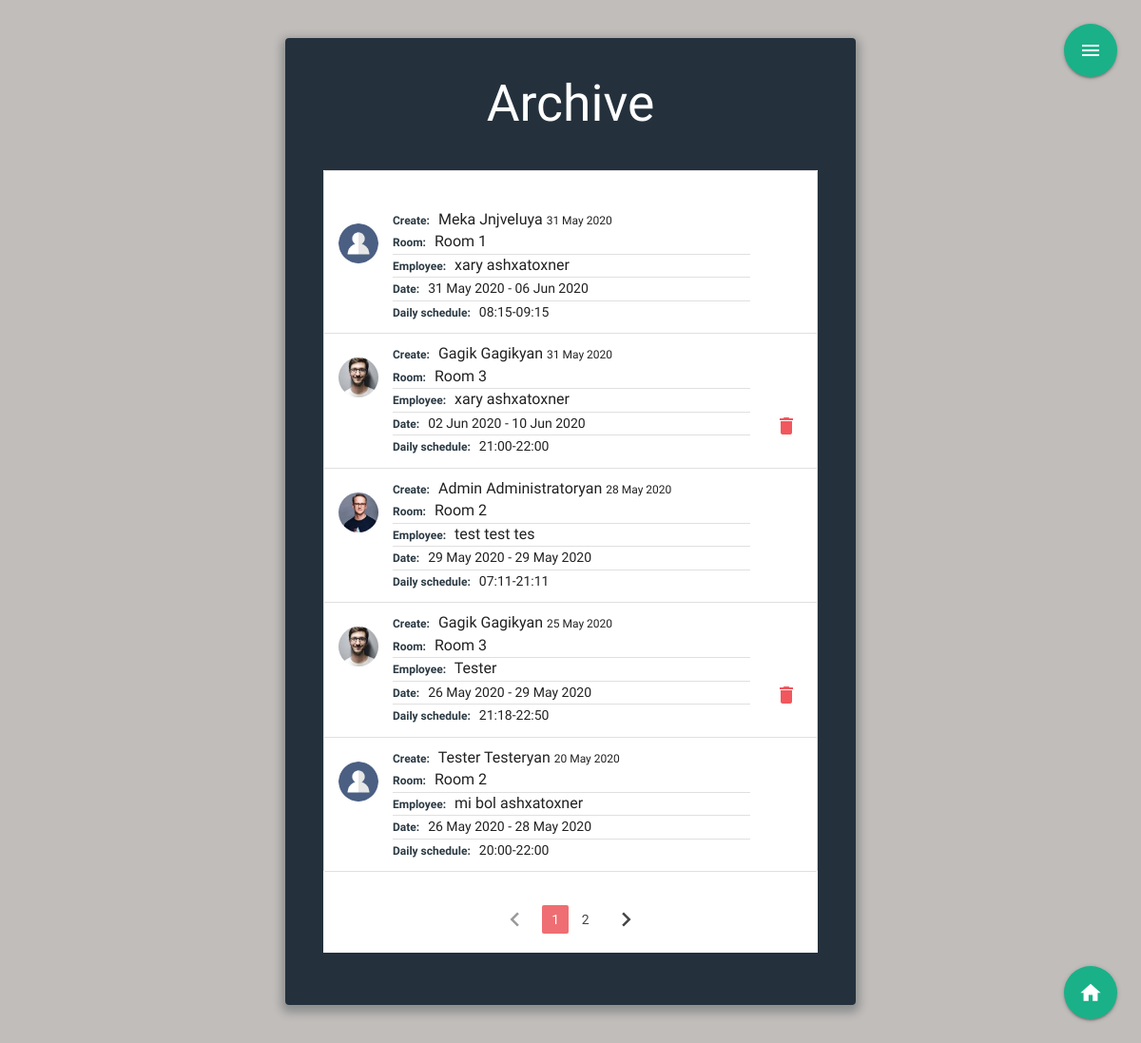
Page /archive (signed in) on the committed database.
### meeting_app/models.py (models this page shows, shortened)
class Meeting(db.Model):
  id = db.Column(db.Integer, primary_key=True)
  room = db.Column(db.String(100), nullable=False)
  employee = db.Column(db.String(250), nullable=False)
  start_date = db.Column(db.Date, nullable=False)
  end_date = db.Column(db.Date)
  start_time = db.Column(db.Time, nullable=False)
  end_time = db.Column(db.Time, nullable=False)
  created_date = db.Column(db.DateTime, nullable=False, default=datetime.utcnow)
  user_id = db.Column(db.Integer, db.ForeignKey('user.id'), nullable=False)

class User(db.Model, UserMixin):
  id = db.Column(db.Integer, primary_key=True)
  fname = db.Column(db.String(60), nullable=False)
  lname = db.Column(db.String(60), nullable=False)
  email = db.Column(db.String(120), unique=True, nullable=False)
  image_file = db.Column(db.String(20), nullable=False, default='avatar.png')
  usertype = db.Column(db.String(20), nullable=False, default="user")
  password = db.Column(db.String(60), nullable=False)
  created_meetings = db.relationship('Meeting', backref='author', lazy=True)

### meeting_app/meetings/routes.py (the view)
@meetings.route("/archive", methods=['GET', "POST"])
@login_required
def archive():
  page=request.args.get('page',1,type=int)
  current_date = datetime(datetime.today().year, datetime.today().month, datetime.today().day)
  date_now = current_date - timedelta(days = 1)
  meetings = Meeting.query.filter(Meeting.end_date <= date_now).order_by(Meeting.created_date.desc()).paginate(page=page,per_page=5)
  image_file = url_for('static', filename='/img/' + current_user.image_file)
  return render_template("archive.html", isIndex=True,image_file=image_file,meetings=meetings,legend="Archive")

### meeting_app/models.py (called while the page is built)
@login_manager.user_loader
def load_user(user_id):
  return User.query.get(int(user_id))

### meeting_app/templates/archive.html (shortened to what this page needs)
{%extends "layout.html"%}
{% block content %}
<div class="wrap">
    <h2>{{legend}}</h2>
<div id="shedule">
 <ul class="collection">
  {% for meeting in meetings.items %}
    <li class="collection-item avatar">
    <a href="{{url_for('users.user_reserves', id=meeting.author.id)}}">
      <div class="img-wrapper circle">
        <div class="img " style="background-image: url({{url_for('static', filename='img/'+meeting.author.image_file, )}})"></div>
      </div>
    </a>
      <span class="title5 collection-title">Create:</span>
      <a href=""></a>{{meeting.author.fname}} {{meeting.author.lname}} </a>
      <span class="small-text">{{meeting.created_date.strftime('%d %b %Y')}}  </span>
      <p>
        <span class="collection-title">Room:</span>    {{meeting.room}}
        <p class="divider"></p>
        <span class="collection-title">Employee:</span> {{meeting.employee}}
        <p class="divider"></p>
        {% if meeting.end_date %}
          <span class="collection-title">Date:</span> <span class="date">{{ meeting.start_date.strftime('%d %b %Y')}} -
          {{meeting.end_date.strftime('%d %b %Y')}} </span>
        {% else %}
        <span class="date"> {{ meeting.start_date.strftime('%d %b %Y')}}</span>
        {% endif %}
        <p class="divider"></p>
        <span class="collection-title">Daily schedule:</span> <span class="date">{{meeting.start_time.strftime('%H:%M')}}-{{meeting.end_time.strftime('%H:%M')}}</span>
      </p>
      {% if (meeting.author == current_user or current_user.usertype=="admin") %}
      <div class="action-buttons-wrapper">
        <a class="waves-effect waves-light modal-trigger secondary-content" href="#modal" data-id="{{url_for('meetings.delete_reserve',meeting_id = meeting.id)}}">  <i class="material-icons ">delete</i></a>
      </div>
      {%endif %}
    </li>
    {%endfor%}
  </ul>
  <ul class="pagination">
    {% if meetings.has_prev %}
    <li class="arrow"><a  href="{{ url_for('meetings.archive',page=meetings.prev_num)}}"><i class="material-icons">chevron_left</i></a></li>
    {% else %}
    <li class="disabled"><a href="#!"><i class="material-icons">chevron_left</i></a></li>
    {% endif %}
    {% for page_num in meetings.iter_pages(left_edge=1, right_edge=1, left_current=1,right_current=2) %}
      {% if page_num %}
        {% if meetings.page ==page_num %}
          <li class="active"> <a href="{{ url_for('meetings.archive',page=page_num)}}">{{page_num}}</a></li>
        {% else %}
          <li class="waves-effect pag-element"> <a href="{{ url_for('meetings.archive',page=page_num)}}">{{page_num}}</a></li>
        {% endif %}
      {% else %}
        <span>...</span>
      {% endif %}
    {% endfor %}
    {% if meetings.has_next %}
      <li class="arrow"><a href="{{ url_for('meetings.archive',page=meetings.next_num)}}"><i class="material-icons">chevron_right</i></a></li>
    {% else %}
    <li class="disabled"><a href="#!"><i class="material-icons">chevron_right</i></a></li>
    {% endif %}
  </ul>
</div>
{% if url_for(request.endpoint) != "/archive" %}
<div class="fixed-button-wrapper">
  <a class="btn-floating btn-large " href="{{url_for('meetings.reserve_new')}}" title="Add Meeting"><i class="material-icons">add</i></a>
</div>
{% else %}
  <div class="fixed-button-wrapper">
    <a class="btn-floating btn-large" href="{{url_for('main.index')}}"><i class="material-icons">home</i></a>
  </div>
{% endif %}
</div>
{% endblock %}

### meeting_app/static/css/style.css (style rules this page uses)
*, *:before, *:after { box-sizing: border-box; outline: none; }
html { overflow-y: scroll; }
body { background: #c1bdba; font-family: "Titillium Web", sans-serif; }
a { text-decoration: none; color: #1ab188; transition: 0.5s ease; }
.wrap { background: rgba(19, 35, 47, 0.9); padding: 40px; max-width: 600px; margin: 40px auto; border-radius: 4px; box-shadow: 0 4px 10px 4px rgba(19, 35, 47, 0.3); }
h1, h2 { text-align: center; color: #ffffff; font-weight: 300; margin: 0 0 40px; }
.collection .collection-item { position: relative; padding-right: 70px; }
#shedule { background-color: #fff; }
.fixed-button-wrapper { position: fixed; right: 25px; bottom: 25px; }
.fixed-button-wrapper .btn-floating { background-color: #1ab188; }
.fixed-button-wrapper .btn-floating i { font-size: 1.7rem; }
#shedule .img-wrapper { position: absolute; width: 42px; height: 42px; overflow: hidden; left: 15px; top: 25px; display: inline-block; vertical-align: middle; }
#shedule .img-wrapper .img { position: absolute; top: 0; left: 0; bottom: 0; right: 0; background-size: cover; background-repeat: no-repeat; background-position: center; }
#shedule .collection-title { color: rgba(19, 35, 47, 0.9); font-weight: bold; margin-right: 5px; font-size:12px; }
.collection { font-size: 16px; padding-top: 30px; }
#shedule .small-text { font-size: 12px; }
#shedule .date { font-size: 14px; }
.collection .collection-item.avatar .secondary-content { top: initial; right: 0; }
.collection .collection-item.avatar .secondary-content { color: #1ab188; }
.collection .collection-item.avatar .secondary-content:last-child { top:initial; right: 0; color: rgb(241, 87, 93); bottom: 0; }
.action-buttons-wrapper { position: absolute; top: 50%; right: 20px; height: 90px; width: 20px; transform: translateY(-50%); }
.pagination { text-align: center; padding: 20px 0; }
.pagination li a { font-size: 14px; }

### rows in the picture
Meeting: image_file (placeholder picture), author.fname "Meka", author.lname "Jnjveluya", created_date "31 May 2020", room "Room 1", employee "xary ashxatoxner", start_date "31 May 2020", end_date "06 Jun 2020", start_time "08:15", end_time "09:15"
Meeting: image_file (picture), author.fname "Gagik", author.lname "Gagikyan", created_date "31 May 2020", room "Room 3", employee "xary ashxatoxner", start_date "02 Jun 2020", end_date "10 Jun 2020", start_time "21:00", end_time "22:00"
Meeting: image_file (picture), author.fname "Admin", author.lname "Administratoryan", created_date "28 May 2020", room "Room 2", employee "test test tes", start_date "29 May 2020", end_date "29 May 2020", start_time "07:11", end_time "21:11"
Meeting: image_file (picture), author.fname "Gagik", author.lname "Gagikyan", created_date "25 May 2020", room "Room 3", employee "Tester", start_date "26 May 2020", end_date "29 May 2020", start_time "21:18", end_time "22:50"
Meeting: image_file (placeholder picture), author.fname "Tester", author.lname "Testeryan", created_date "20 May 2020", room "Room 2", employee "mi bol ashxatoxner", start_date "26 May 2020", end_date "28 May 2020", start_time "20:00", end_time "22:00"

### other values in the picture
{{ legend }} "Archive"
{{ page_num }} "1"
{{ page_num }} "2"
